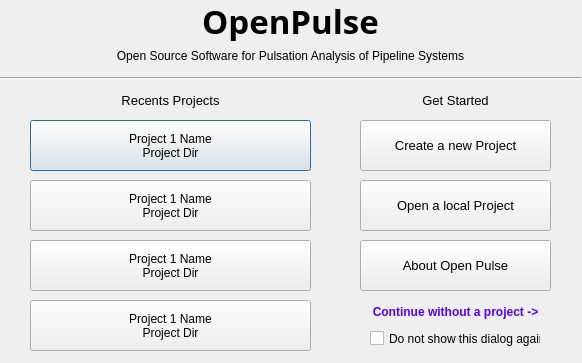
<?xml version="1.0" encoding="UTF-8"?>
<ui version="4.0">
 <class>Form</class>
 <widget class="QWidget" name="Form">
  <property name="geometry">
   <rect>
    <x>0</x>
    <y>0</y>
    <width>582</width>
    <height>363</height>
   </rect>
  </property>
  <property name="windowTitle">
   <string>Open Pulse - Get Started</string>
  </property>
  <widget class="QWidget" name="verticalLayoutWidget">
   <property name="geometry">
    <rect>
     <x>0</x>
     <y>0</y>
     <width>581</width>
     <height>41</height>
    </rect>
   </property>
   <layout class="QVBoxLayout" name="verticalLayout">
    <item>
     <widget class="QLabel" name="label">
      <property name="font">
       <font>
        <family>Linux Biolinum G</family>
        <pointsize>25</pointsize>
        <weight>75</weight>
        <bold>true</bold>
       </font>
      </property>
      <property name="text">
       <string>OpenPulse</string>
      </property>
      <property name="alignment">
       <set>Qt::AlignCenter</set>
      </property>
     </widget>
    </item>
   </layout>
  </widget>
  <widget class="QWidget" name="verticalLayoutWidget_2">
   <property name="geometry">
    <rect>
     <x>0</x>
     <y>45</y>
     <width>581</width>
     <height>21</height>
    </rect>
   </property>
   <layout class="QVBoxLayout" name="verticalLayout_2">
    <item>
     <widget class="QLabel" name="label_2">
      <property name="font">
       <font>
        <pointsize>9</pointsize>
        <weight>50</weight>
        <bold>false</bold>
       </font>
      </property>
      <property name="text">
       <string>Open Source Software for Pulsation Analysis of Pipeline Systems</string>
      </property>
      <property name="alignment">
       <set>Qt::AlignCenter</set>
      </property>
     </widget>
    </item>
   </layout>
  </widget>
  <widget class="QWidget" name="verticalLayoutWidget_3">
   <property name="geometry">
    <rect>
     <x>30</x>
     <y>90</y>
     <width>281</width>
     <height>21</height>
    </rect>
   </property>
   <layout class="QVBoxLayout" name="verticalLayout_3">
    <item>
     <widget class="QLabel" name="recents_label">
      <property name="font">
       <font>
        <pointsize>10</pointsize>
       </font>
      </property>
      <property name="autoFillBackground">
       <bool>true</bool>
      </property>
      <property name="text">
       <string>Recents Projects</string>
      </property>
      <property name="alignment">
       <set>Qt::AlignCenter</set>
      </property>
     </widget>
    </item>
   </layout>
  </widget>
  <widget class="QWidget" name="widget" native="true">
   <property name="geometry">
    <rect>
     <x>360</x>
     <y>120</y>
     <width>191</width>
     <height>231</height>
    </rect>
   </property>
   <widget class="QPushButton" name="load_button">
    <property name="geometry">
     <rect>
      <x>0</x>
      <y>60</y>
      <width>191</width>
      <height>51</height>
     </rect>
    </property>
    <property name="font">
     <font>
      <pointsize>10</pointsize>
     </font>
    </property>
    <property name="text">
     <string>Open a local Project</string>
    </property>
    <property name="icon">
     <iconset>
      <normaloff>../../../data/icons/loadProject.png</normaloff>../../../data/icons/loadProject.png</iconset>
    </property>
    <property name="iconSize">
     <size>
      <width>40</width>
      <height>45</height>
     </size>
    </property>
    <property name="default">
     <bool>false</bool>
    </property>
   </widget>
   <widget class="QPushButton" name="create_button">
    <property name="geometry">
     <rect>
      <x>0</x>
      <y>0</y>
      <width>191</width>
      <height>51</height>
     </rect>
    </property>
    <property name="font">
     <font>
      <pointsize>10</pointsize>
     </font>
    </property>
    <property name="text">
     <string>Create a new Project</string>
    </property>
    <property name="icon">
     <iconset>
      <normaloff>../../../data/icons/012-favorite.png</normaloff>../../../data/icons/012-favorite.png</iconset>
    </property>
    <property name="iconSize">
     <size>
      <width>40</width>
      <height>45</height>
     </size>
    </property>
    <property name="default">
     <bool>false</bool>
    </property>
   </widget>
   <widget class="QPushButton" name="about_button">
    <property name="geometry">
     <rect>
      <x>0</x>
      <y>120</y>
      <width>191</width>
      <height>51</height>
     </rect>
    </property>
    <property name="font">
     <font>
      <pointsize>10</pointsize>
     </font>
    </property>
    <property name="text">
     <string>About Open Pulse</string>
    </property>
    <property name="icon">
     <iconset>
      <normaloff>../../../data/icons/pulse.png</normaloff>../../../data/icons/pulse.png</iconset>
    </property>
    <property name="iconSize">
     <size>
      <width>40</width>
      <height>45</height>
     </size>
    </property>
   </widget>
   <widget class="QPushButton" name="continue_button">
    <property name="geometry">
     <rect>
      <x>0</x>
      <y>180</y>
      <width>191</width>
      <height>23</height>
     </rect>
    </property>
    <property name="palette">
     <palette>
      <active>
       <colorrole role="ButtonText">
        <brush brushstyle="SolidPattern">
         <color alpha="255">
          <red>85</red>
          <green>0</green>
          <blue>255</blue>
         </color>
        </brush>
       </colorrole>
      </active>
      <inactive>
       <colorrole role="ButtonText">
        <brush brushstyle="SolidPattern">
         <color alpha="255">
          <red>85</red>
          <green>0</green>
          <blue>255</blue>
         </color>
        </brush>
       </colorrole>
      </inactive>
      <disabled>
       <colorrole role="ButtonText">
        <brush brushstyle="SolidPattern">
         <color alpha="255">
          <red>120</red>
          <green>120</green>
          <blue>120</blue>
         </color>
        </brush>
       </colorrole>
      </disabled>
     </palette>
    </property>
    <property name="font">
     <font>
      <weight>75</weight>
      <bold>true</bold>
     </font>
    </property>
    <property name="text">
     <string>Continue without a project -&gt;</string>
    </property>
    <property name="flat">
     <bool>true</bool>
    </property>
   </widget>
   <widget class="QCheckBox" name="checkBox">
    <property name="geometry">
     <rect>
      <x>10</x>
      <y>210</y>
      <width>171</width>
      <height>17</height>
     </rect>
    </property>
    <property name="text">
     <string>Do not show this dialog again</string>
    </property>
   </widget>
  </widget>
  <widget class="QPushButton" name="project1_button">
   <property name="geometry">
    <rect>
     <x>30</x>
     <y>120</y>
     <width>281</width>
     <height>51</height>
    </rect>
   </property>
   <property name="font">
    <font>
     <pointsize>9</pointsize>
     <weight>50</weight>
     <italic>false</italic>
     <bold>false</bold>
     <underline>false</underline>
     <strikeout>false</strikeout>
     <kerning>true</kerning>
    </font>
   </property>
   <property name="layoutDirection">
    <enum>Qt::LeftToRight</enum>
   </property>
   <property name="autoFillBackground">
    <bool>false</bool>
   </property>
   <property name="text">
    <string>Project 1 Name
Project Dir</string>
   </property>
   <property name="icon">
    <iconset>
     <normaloff>../../../data/icons/002-analysis.png</normaloff>../../../data/icons/002-analysis.png</iconset>
   </property>
   <property name="autoDefault">
    <bool>false</bool>
   </property>
   <property name="default">
    <bool>true</bool>
   </property>
   <property name="flat">
    <bool>false</bool>
   </property>
  </widget>
  <widget class="QPushButton" name="project2_button">
   <property name="geometry">
    <rect>
     <x>30</x>
     <y>180</y>
     <width>281</width>
     <height>51</height>
    </rect>
   </property>
   <property name="font">
    <font>
     <pointsize>9</pointsize>
     <weight>50</weight>
     <italic>false</italic>
     <bold>false</bold>
     <underline>false</underline>
     <strikeout>false</strikeout>
     <kerning>true</kerning>
    </font>
   </property>
   <property name="layoutDirection">
    <enum>Qt::LeftToRight</enum>
   </property>
   <property name="autoFillBackground">
    <bool>false</bool>
   </property>
   <property name="text">
    <string>Project 1 Name
Project Dir</string>
   </property>
   <property name="icon">
    <iconset>
     <normaloff>../../../data/icons/002-analysis.png</normaloff>../../../data/icons/002-analysis.png</iconset>
   </property>
   <property name="autoDefault">
    <bool>false</bool>
   </property>
   <property name="default">
    <bool>false</bool>
   </property>
   <property name="flat">
    <bool>false</bool>
   </property>
  </widget>
  <widget class="QPushButton" name="project3_button">
   <property name="geometry">
    <rect>
     <x>30</x>
     <y>240</y>
     <width>281</width>
     <height>51</height>
    </rect>
   </property>
   <property name="font">
    <font>
     <pointsize>9</pointsize>
     <weight>50</weight>
     <italic>false</italic>
     <bold>false</bold>
     <underline>false</underline>
     <strikeout>false</strikeout>
     <kerning>true</kerning>
    </font>
   </property>
   <property name="layoutDirection">
    <enum>Qt::LeftToRight</enum>
   </property>
   <property name="autoFillBackground">
    <bool>false</bool>
   </property>
   <property name="text">
    <string>Project 1 Name
Project Dir</string>
   </property>
   <property name="icon">
    <iconset>
     <normaloff>../../../data/icons/002-analysis.png</normaloff>../../../data/icons/002-analysis.png</iconset>
   </property>
   <property name="autoDefault">
    <bool>false</bool>
   </property>
   <property name="default">
    <bool>false</bool>
   </property>
   <property name="flat">
    <bool>false</bool>
   </property>
  </widget>
  <widget class="QPushButton" name="project4_button">
   <property name="geometry">
    <rect>
     <x>30</x>
     <y>300</y>
     <width>281</width>
     <height>51</height>
    </rect>
   </property>
   <property name="font">
    <font>
     <pointsize>9</pointsize>
     <weight>50</weight>
     <italic>false</italic>
     <bold>false</bold>
     <underline>false</underline>
     <strikeout>false</strikeout>
     <kerning>true</kerning>
    </font>
   </property>
   <property name="layoutDirection">
    <enum>Qt::LeftToRight</enum>
   </property>
   <property name="autoFillBackground">
    <bool>false</bool>
   </property>
   <property name="text">
    <string>Project 1 Name
Project Dir</string>
   </property>
   <property name="icon">
    <iconset>
     <normaloff>../../../data/icons/002-analysis.png</normaloff>../../../data/icons/002-analysis.png</iconset>
   </property>
   <property name="autoDefault">
    <bool>false</bool>
   </property>
   <property name="default">
    <bool>false</bool>
   </property>
   <property name="flat">
    <bool>false</bool>
   </property>
  </widget>
  <widget class="QWidget" name="verticalLayoutWidget_4">
   <property name="geometry">
    <rect>
     <x>360</x>
     <y>90</y>
     <width>191</width>
     <height>21</height>
    </rect>
   </property>
   <layout class="QVBoxLayout" name="verticalLayout_4">
    <item>
     <widget class="QLabel" name="label_4">
      <property name="font">
       <font>
        <pointsize>10</pointsize>
       </font>
      </property>
      <property name="autoFillBackground">
       <bool>true</bool>
      </property>
      <property name="text">
       <string>Get Started</string>
      </property>
      <property name="alignment">
       <set>Qt::AlignCenter</set>
      </property>
     </widget>
    </item>
   </layout>
  </widget>
  <widget class="Line" name="line">
   <property name="geometry">
    <rect>
     <x>0</x>
     <y>70</y>
     <width>581</width>
     <height>16</height>
    </rect>
   </property>
   <property name="orientation">
    <enum>Qt::Horizontal</enum>
   </property>
  </widget>
 </widget>
 <resources/>
 <connections/>
</ui>
